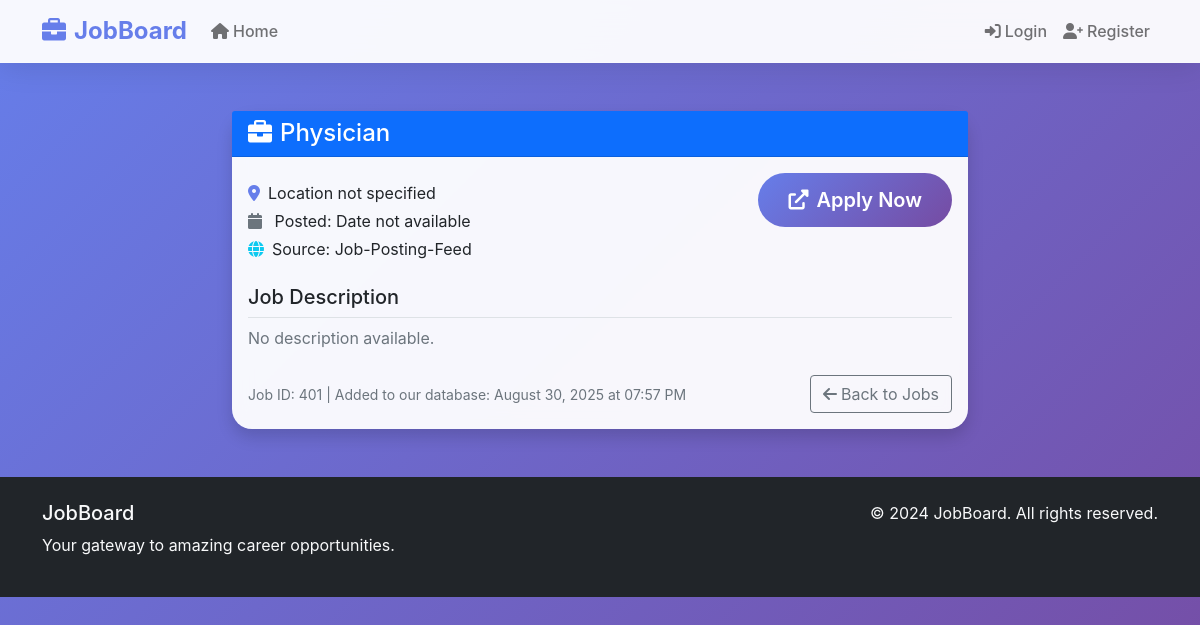
The page /job/401 on the database its author committed.
### app/models.py (models this page shows, shortened)
class Job(db.Model):
    id = db.Column(db.Integer, primary_key=True)
    title = db.Column(db.String(200), nullable=False)
    company = db.Column(db.String(100), nullable=False)
    location = db.Column(db.String(100))
    description = db.Column(db.Text)
    url = db.Column(db.String(500), unique=True, nullable=False)
    date_posted = db.Column(db.DateTime)
    created_at = db.Column(db.DateTime, default=datetime.utcnow)
    source = db.Column(db.String(50))  # e.g., 'linkedin', 'indeed'

### app/main/routes.py (the view)
@bp.route('/job/<int:id>')
def job_detail(id):
    job = Job.query.get_or_404(id)
    return render_template('main/job_detail.html', title=job.title, job=job)

### app/templates/main/job_detail.html (shortened to what this page needs)
{% extends "base.html" %}
{% block content %}
<div class="container mt-5">
    <div class="row">
        <div class="col-lg-8 mx-auto">
            <div class="card shadow animate__animated animate__fadeInUp">
                <div class="card-header bg-primary text-white">
                    <h4 class="mb-0"><i class="fas fa-briefcase me-2"></i>{{ job.title }}</h4>
                </div>
                <div class="card-body">
                    <div class="row mb-4">
                        <div class="col-md-6">
                            <p class="mb-1">
                                <i class="fas fa-map-marker-alt text-primary me-2"></i>{{ job.location or 'Location not specified' }}
                            </p>
                            <p class="mb-1">
                                <i class="fas fa-calendar text-secondary me-2"></i>
                                Posted: {{ job.date_posted.strftime('%B %d, %Y') if job.date_posted else 'Date not available' }}
                            </p>
                            <p class="mb-0">
                                <i class="fas fa-globe text-info me-2"></i>Source: {{ job.source.title() }}
                            </p>
                        </div>
                        <div class="col-md-6 text-md-end">
                            <a href="{{ job.url }}" target="_blank" class="btn btn-primary btn-lg">
                                <i class="fas fa-external-link-alt me-2"></i>Apply Now
                            </a>
                        </div>
                    </div>
                    <div class="mb-4">
                        <h5 class="border-bottom pb-2">Job Description</h5>
                        <div class="job-description">
                            {% if job.description %}
                            {{ job.description | safe }}
                            {% else %}
                            <p class="text-muted">No description available.</p>
                            {% endif %}
                        </div>
                    </div>
                    <div class="d-flex justify-content-between align-items-center">
                        <small class="text-muted">
                            Job ID: {{ job.id }} | Added to our database: {{ job.created_at.strftime('%B %d, %Y at %I:%M %p') }}
                        </small>
                        <a href="{{ url_for('main.index') }}" class="btn btn-outline-secondary">
                            <i class="fas fa-arrow-left me-1"></i>Back to Jobs
                        </a>
                    </div>
                </div>
            </div>
        </div>
    </div>
</div>
{% endblock %}

### app/templates/base.html (style rules this page uses)
:root { --primary-gradient: linear-gradient(135deg, #667eea 0%, #764ba2 100%); --secondary-gradient: linear-gradient(135deg, #f093fb 0%, #f5576c 100%); --success-gradient: linear-gradient(135deg, #4facfe 0%, #00f2fe 100%); --warning-gradient: linear-gradient(135deg, #43e97b 0%, #38f9d7 100%); }
body { background: var(--primary-gradient); min-height: 100vh; font-family: 'Inter', -apple-system, BlinkMacSystemFont, sans-serif; }
.card { border: none; border-radius: 20px; box-shadow: 0 15px 35px rgba(0,0,0,0.1); transition: all 0.4s cubic-bezier(0.175, 0.885, 0.32, 1.275); backdrop-filter: blur(10px); background: rgba(255, 255, 255, 0.95); }
.btn-primary { background: var(--primary-gradient); border: none; border-radius: 50px; padding: 12px 30px; font-weight: 600; transition: all 0.3s ease; position: relative; overflow: hidden; }
.btn-primary::before { content: ''; position: absolute; top: 0; left: -100%; width: 100%; height: 100%; background: linear-gradient(90deg, transparent, rgba(255,255,255,0.2), transparent); transition: left 0.5s; }
.text-primary { color: #667eea !important; }

### app/templates/main/job_detail.html (style rules this page uses)
.job-description { line-height: 1.6; }
.job-description p { margin-bottom: 1rem; }

### rows shown on the page
Job: title "Physician", location "Location not specified", date_posted "Date not available", source "Job-Posting-Feed", id "401", created_at "August 30, 2025 at 07:57 PM"
